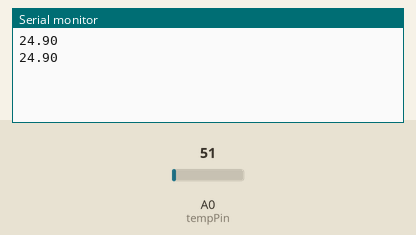
This sketch was run on a simulated Arduino Uno, built with avr-gcc and run on an emulated ATmega328P. Shown: the last lines printed to the serial monitor. The inputs (shaded band) are chosen by the test bench; at power-on: A0 (tempPin) = 51.

Above: at 1.8 s.
1.9 s: A0 (tempPin) set to 61
At 2.8 s:
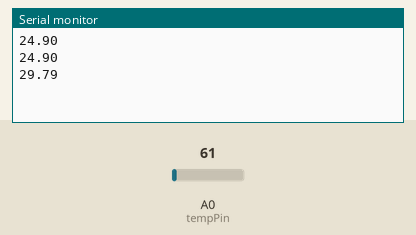
3.4 s: A0 (tempPin) set to 71
At 4.4 s:
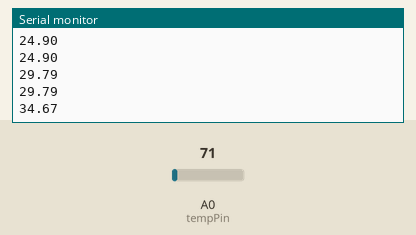
Timing chart, 0 to 6.4 s (numbered marks = the images above; inputs shaded):
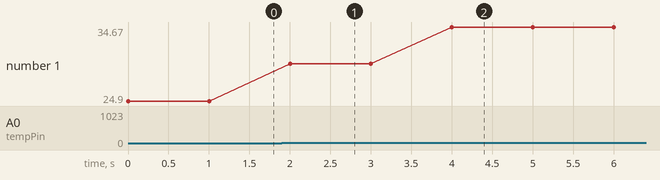

The sketch:

lm35.ino
```cpp
float tempC;
int reading;
int tempPin = 0;

void setup()
{
Serial.begin(9600);
}

void loop()
{
reading = analogRead(tempPin);
tempC = reading * 0.48828125;
Serial.println(tempC);
delay(1000);
}
```

Measured:
- after the input at 1.9 s, the serial monitor: prints a new line after 0.10 s (image 1)
- after the input at 3.4 s, the serial monitor: prints a new line after 0.60 s (image 2)
- plotted number 1: 24.9 → 29.79 after the input at 1.9 s, 29.79 → 34.67 after the input at 3.4 s
